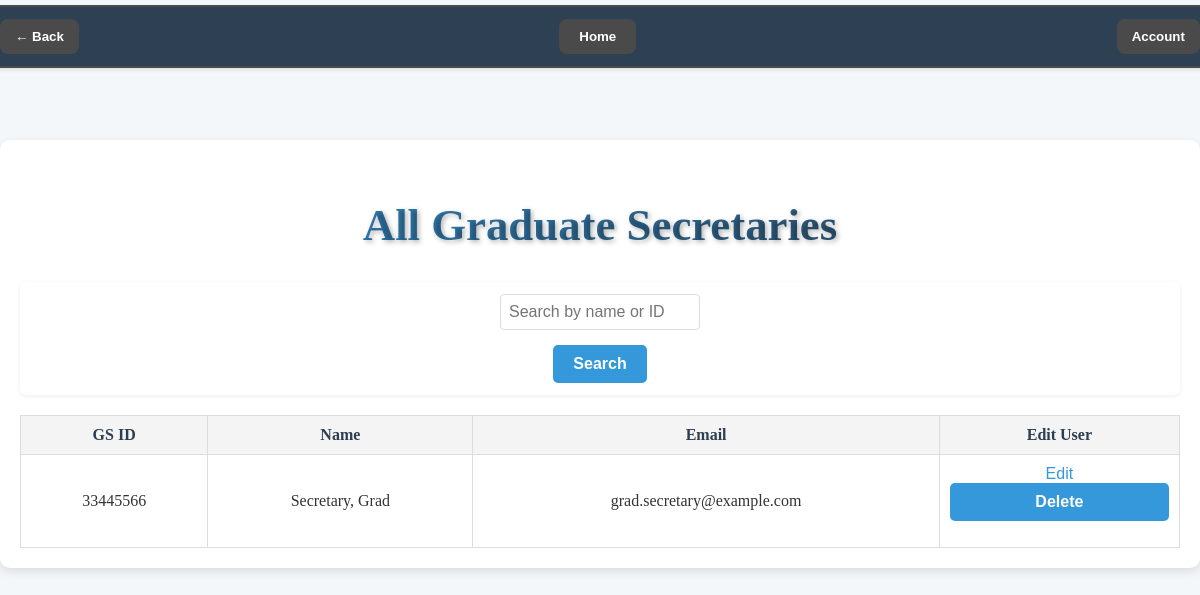
The app's page /admin/view_gs (signed in) with its own data.
### tables this page shows
CREATE TABLE users (
    uid CHAR(8) PRIMARY KEY,
    email VARCHAR(100) UNIQUE NOT NULL,
    username VARCHAR(50) UNIQUE NOT NULL,
    password VARCHAR(255) NOT NULL,
    user_type INTEGER NOT NULL CHECK (user_type BETWEEN 1 AND 6),
    first_name VARCHAR(50) NOT NULL,
    last_name VARCHAR(50) NOT NULL,
    address TEXT,
    created_at TIMESTAMP DEFAULT CURRENT_TIMESTAMP,
    updated_at TIMESTAMP DEFAULT CURRENT_TIMESTAMP,
    CHECK (length(uid) = 8 AND uid GLOB '[0-9]*')
    -- 1 = applicant, 2 = gradstudent, 3 = faculty, 4 = admin, 5 = gs, 6 = alumni
);

CREATE TABLE grad_secretary (
    uid CHAR(8) PRIMARY KEY,
    FOREIGN KEY (uid) REFERENCES faculty(uid)
);

### main.py (the view)
@app.route('/admin/view_gs')
def admin_view_gs():
    if 'uid' not in session:
        return redirect(url_for('login'))  # Redirect to login if not logged in
    search_term = request.args.get('search', '').strip()
    conn = get_db_connection()
    if search_term:
        grad_secretaries = conn.execute("""
            SELECT gs.uid, u.first_name, u.last_name, u.email
            FROM grad_secretary gs
            JOIN users u ON gs.uid = u.uid
            WHERE u.first_name LIKE ? OR u.last_name LIKE ? OR gs.uid LIKE ?
            ORDER BY u.last_name, u.first_name
        """, (f'%{search_term}%', f'%{search_term}%', f'%{search_term}%')).fetchall()
    else:
        grad_secretaries = conn.execute("""
            SELECT gs.uid, u.first_name, u.last_name, u.email
            FROM grad_secretary gs
            JOIN users u ON gs.uid = u.uid
            ORDER BY u.last_name, u.first_name
        """).fetchall()
    conn.close()
    return render_template('REGS-admin_view_gs.html', grad_secretaries=grad_secretaries, search_term=search_term)

### main.py (called while the page is built)
def get_db_connection(): #basic getting connection fucntion to avoid repetitivness
    conn = sqlite3.connect('phase-2.db')
    conn.row_factory = sqlite3.Row
    return conn

### templates/REGS-admin_view_gs.html (shortened to what this page needs)
<html>
<head>
  <link rel="stylesheet" href="/static/css/styles.css">
</head>
<body class="system-admin-page">
  <div class="navbar">
    <div class="homeButton">
      <button onclick="location.href='/home'">Home</button>
    </div>
    <button onclick="window.location.href='{{ request.referrer }}'" class="back-button">← Back</button>
    <div class="dropdown">
      <button onclick="toggleDropdown()">Account</button>
    </div>
  </div>
  <main class="form-container">
    <h1>All Graduate Secretaries</h1>
    <form method="GET" action="{{ url_for('admin_view_gs') }}" class="search-form">
      <input type="text" name="search" placeholder="Search by name or ID" value="{{ search_term if search_term }}">
      <button type="submit" class="primary-button">Search</button>
    </form>
    {% if grad_secretaries %}
      <table class="styled-table">
        <thead>
          <tr>
            <th>GS ID</th>
            <th>Name</th>
            <th>Email</th>
            <th>Edit User</th>
          </tr>
        </thead>
        <tbody>
          {% for gs in grad_secretaries %}
          <tr>
            <td>{{ gs.uid }}</td>
            <td>{{ gs.last_name }}, {{ gs.first_name }}</td>
            <td>{{ gs.email }}</td>
            <td><a href="{{ url_for('editUser', uid=gs.uid) }}" class="action-button edit">Edit</a>
                <form action="{{ url_for('deleteUser', uid=gs.uid) }}" method="POST" onsubmit="return confirm('Delete user {{ gs.uid }}?');">
                    <button type="submit" class="action-button delete">Delete</button>
                  </form></td></td>
          </tr>
          {% endfor %}
        </tbody>
      </table>
    {% else %}
      <p>No graduate secretaries found.</p>
    {% endif %}
  </main>
</body>
</html>

### records on screen
users: uid "33445566", last_name "Secretary", first_name "Grad", email "grad.secretary@example.com"
